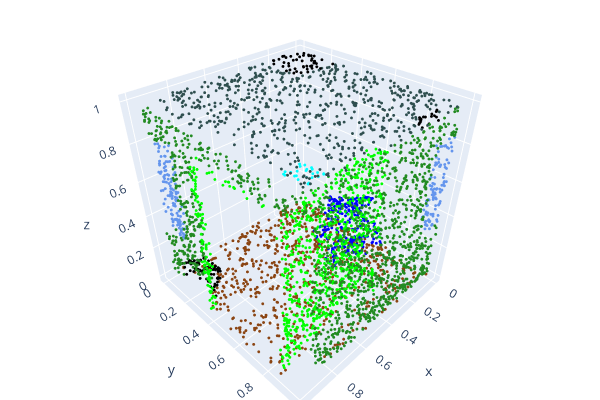

Here is the notebook cell this chart was saved with:
### Markdown cell above
Get an example and display it

### Code cell
points, targets = s3dis_train[1000]

pcd = o3.geometry.PointCloud()
pcd.points = o3.utility.Vector3dVector(points)
pcd.colors = o3.utility.Vector3dVector(np.vstack(v_map_colors(targets)).T/255)

# draw(pcd)
o3.visualization.draw_plotly([pcd])

### Figure 1 — Plotly figure (JSON) as saved in the notebook; plotly's stock layout.template omitted (floating-point values rounded to 4 significant figures; data arrays with more than 128 entries replaced by an {"elided": "..."} marker saying what was removed)
{"data": [{"marker": {"color": {"elided": "4096x3 float values"}, "size": 1}, "mode": "markers", "type": "scatter3d", "x": {"elided": "4096 float values"}, "y": {"elided": "4096 float values"}, "z": {"elided": "4096 float values"}}], "layout": {"height": 400, "margin": {"b": 0, "l": 0, "r": 0, "t": 0}, "scene": {"camera": {"center": {"x": 0, "y": 0, "z": 0}, "up": {"x": 0, "y": 0, "z": 1}}}, "showlegend": false, "width": 600}}
